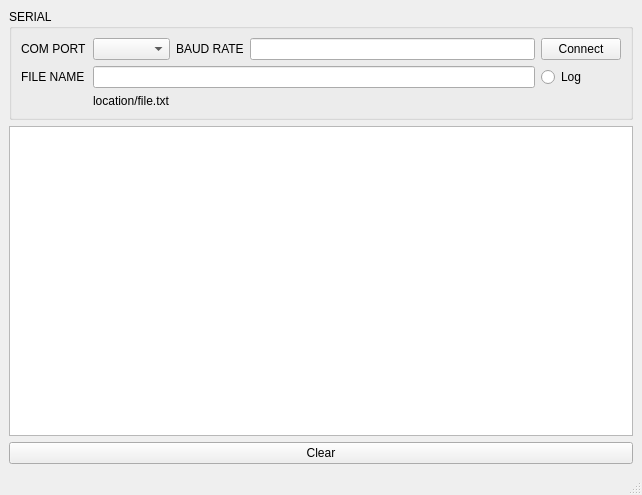
<?xml version="1.0" encoding="UTF-8"?>
<ui version="4.0">
 <class>MainWindow</class>
 <widget class="QMainWindow" name="MainWindow">
  <property name="geometry">
   <rect>
    <x>0</x>
    <y>0</y>
    <width>642</width>
    <height>495</height>
   </rect>
  </property>
  <property name="windowTitle">
   <string>UART</string>
  </property>
  <widget class="QWidget" name="centralwidget">
   <layout class="QGridLayout" name="gridLayout">
    <item row="1" column="0">
     <widget class="QTextBrowser" name="txtConsole"/>
    </item>
    <item row="0" column="0">
     <widget class="QGroupBox" name="groupBox">
      <property name="title">
       <string>SERIAL</string>
      </property>
      <layout class="QGridLayout" name="gridLayout_3">
       <item row="0" column="0">
        <widget class="QLabel" name="label">
         <property name="text">
          <string>COM PORT</string>
         </property>
        </widget>
       </item>
       <item row="0" column="1">
        <widget class="QComboBox" name="comboBoxCom"/>
       </item>
       <item row="0" column="2">
        <widget class="QLabel" name="label_2">
         <property name="text">
          <string>BAUD RATE</string>
         </property>
        </widget>
       </item>
       <item row="0" column="3">
        <widget class="QLineEdit" name="lineEditBaudRate"/>
       </item>
       <item row="0" column="4">
        <widget class="QPushButton" name="btnConnect">
         <property name="text">
          <string>Connect</string>
         </property>
        </widget>
       </item>
       <item row="1" column="0">
        <widget class="QLabel" name="label_3">
         <property name="text">
          <string>FILE NAME</string>
         </property>
        </widget>
       </item>
       <item row="1" column="1" colspan="3">
        <widget class="QLineEdit" name="lineEditLocation"/>
       </item>
       <item row="2" column="1">
        <widget class="QLabel" name="label_4">
         <property name="text">
          <string>location/file.txt</string>
         </property>
        </widget>
       </item>
       <item row="1" column="4">
        <widget class="QRadioButton" name="radioButtonLog">
         <property name="text">
          <string>Log</string>
         </property>
        </widget>
       </item>
      </layout>
     </widget>
    </item>
    <item row="2" column="0">
     <widget class="QPushButton" name="btnClear">
      <property name="text">
       <string>Clear</string>
      </property>
     </widget>
    </item>
   </layout>
  </widget>
  <widget class="QMenuBar" name="menubar">
   <property name="geometry">
    <rect>
     <x>0</x>
     <y>0</y>
     <width>642</width>
     <height>26</height>
    </rect>
   </property>
  </widget>
  <widget class="QStatusBar" name="statusbar"/>
 </widget>
 <resources/>
 <connections/>
</ui>
